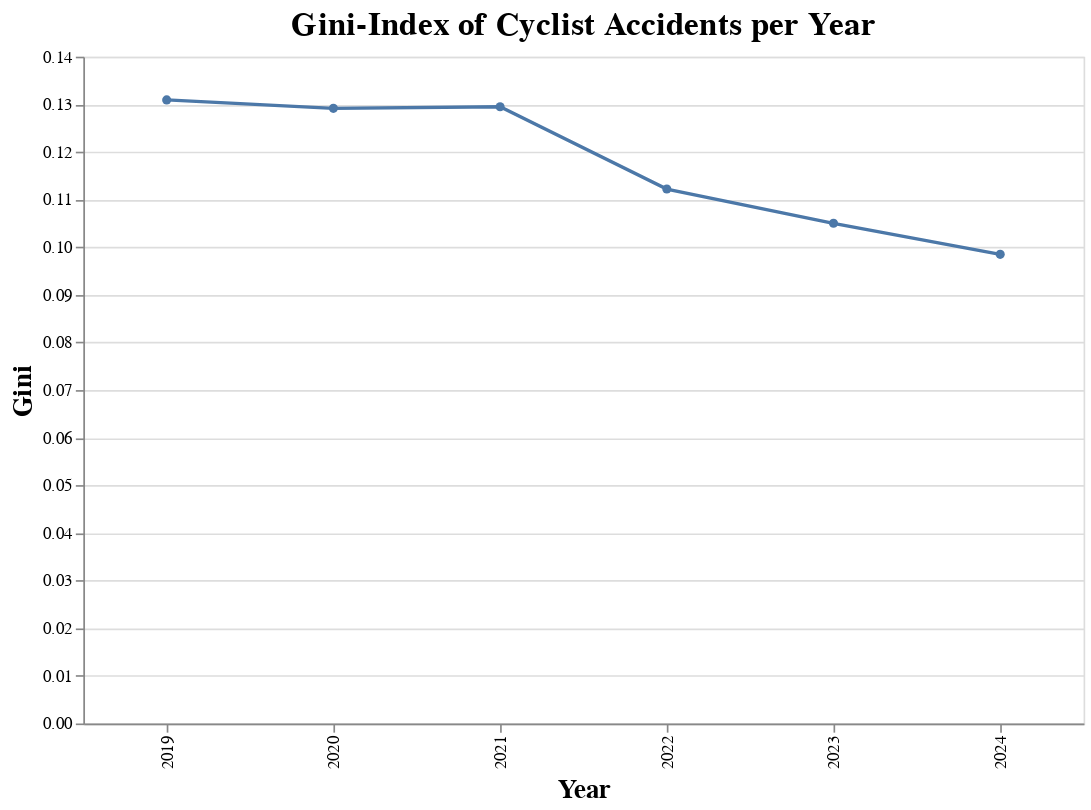

The notebook cell saved with this chart:
### Markdown cell above
### Gini of Germany

### Code cell
gini_arr: list[float] = []
col = "IstRad"

for year in YEARS:
    df_yr = df_merged[df_merged["UJAHR"] == year][["city", pop_label, col]]

    gini = calc_gini(df_yr, val_label=col)
    gini_arr.append(gini)

chart = (
    alt.Chart(pd.DataFrame({"Year": YEARS, "Gini": gini_arr}))
    .mark_line(point=True)
    .properties(
        title={
            "text": f"Gini-Index of {vals[col]} per Year",
            "fontSize": 20,
        },
        width=600,
        height=400,
    )
    .encode(
        x=alt.X("Year:O", axis=alt.Axis(titleFontSize=16)),
        y=alt.Y("Gini:Q", axis=alt.Axis(titleFontSize=16)),
        tooltip=["Year", alt.Tooltip("Gini", format=".3f")],
    )
    .interactive()
)

chart.save(os.path.join("img", f"gini_index_{col.lower()}_de.png"))
chart.show()

### Figure 1 — Vega-Lite specification as saved in the notebook (floating-point values rounded to 4 significant figures)
{"config": {"view": {"continuousWidth": 300, "continuousHeight": 300}}, "data": {"name": "data-087da86baf6006144391a9c54f595134"}, "mark": {"type": "line", "point": true}, "encoding": {"tooltip": [{"field": "Year", "type": "quantitative"}, {"field": "Gini", "format": ".3f", "type": "quantitative"}], "x": {"axis": {"titleFontSize": 16}, "field": "Year", "type": "ordinal"}, "y": {"axis": {"titleFontSize": 16}, "field": "Gini", "type": "quantitative"}}, "height": 400, "params": [{"name": "param_9", "select": {"type": "interval", "encodings": ["x", "y"]}, "bind": "scales"}], "title": {"text": "Gini-Index of Cyclist Accidents per Year", "fontSize": 20}, "width": 600, "$schema": "https://vega.github.io/schema/vega-lite/v5.20.1.json", "datasets": {"data-087da86baf6006144391a9c54f595134": [{"Year": 2019, "Gini": 0.1309}, {"Year": 2020, "Gini": 0.1292}, {"Year": 2021, "Gini": 0.1295}, {"Year": 2022, "Gini": 0.1122}, {"Year": 2023, "Gini": 0.105}, {"Year": 2024, "Gini": 0.0985}]}}
